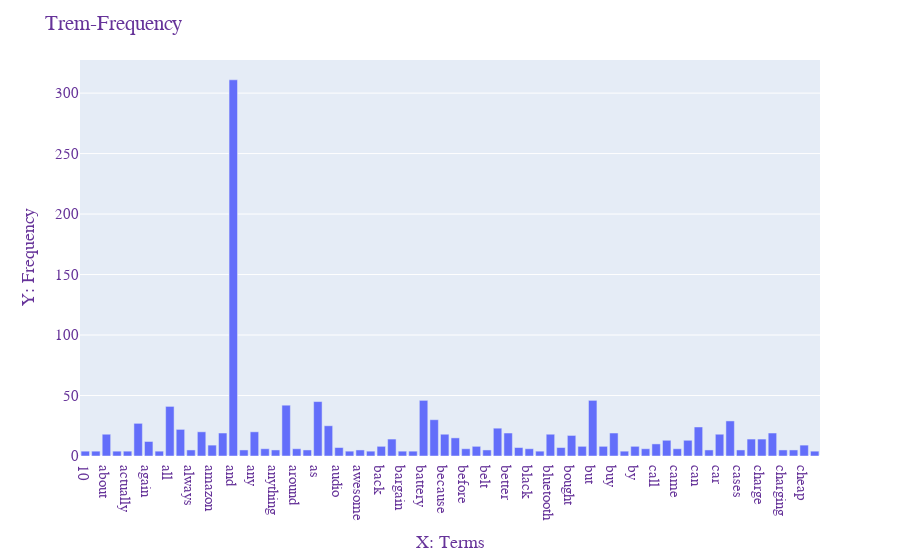

Write notebook code for a chart like this one.
### Markdown cell above
## Exercise_14
The chart above contains all the vocabulary, and it's computationally intensive to both compute and visualize. Reduce the number of terms you want to visualize.

### Code cell
import plotly.express as px

print ("For the first 300 terms, only the terms with frequency greater than 3 are shown.")

df = pd.DataFrame() 
term_name = count_vect.get_feature_names()[:300]
term_freq = term_frequencies[:300]
term_name, term_freq = zip(*((tn, tf) for tn, tf in zip(term_name, term_freq) if tf>3))
df['term_name'] = term_name
df['term_freq'] = term_freq

fig = px.bar(df, x='term_name', y='term_freq')

fig.update_layout(
    title = "Trem-Frequency",
    xaxis_title = "X: Terms",
    yaxis_title = "Y: Frequency",
    legend_title = "Legend Title",
    font = dict(
        family = "Courier New, monospace",
        size = 15,
        color = "RebeccaPurple"
    )
)

fig.show()

### Figure 1 — Plotly figure (JSON) as saved in the notebook; plotly's stock layout.template omitted (floating-point values rounded to 4 significant figures)
{"data": [{"alignmentgroup": "True", "hovertemplate": "term_name=%{x}<br>term_freq=%{y}<extra></extra>", "legendgroup": "", "marker": {"color": "#636efa", "pattern": {"shape": ""}}, "name": "", "offsetgroup": "", "orientation": "v", "showlegend": false, "textposition": "auto", "type": "bar", "x": ["10", "able", "about", "absolutely", "actually", "after", "again", "ago", "all", "also", "always", "am", "amazon", "an", "and", "another", "any", "anyone", "anything", "are", "around", "arrived", "as", "at", "audio", "away", "awesome", "awful", "back", "bad", "bargain", "bars", "battery", "be", "because", "been", "before", "being", "belt", "best", "better", "big", "black", "blue", "bluetooth", "both", "bought", "broke", "but", "buttons", "buy", "buying", "by", "cable", "call", "calls", "came", "camera", "can", "cannot", "car", "case", "cases", "cell", "charge", "charger", "charging", "charm", "cheap", "cingular"], "xaxis": "x", "y": [4, 4, 18, 4, 4, 27, 12, 4, 41, 22, 5, 20, 9, 19, 311, 5, 20, 6, 5, 42, 6, 5, 45, 25, 7, 4, 5, 4, 8, 14, 4, 4, 46, 30, 18, 15, 6, 8, 5, 23, 19, 7, 6, 4, 18, 7, 17, 8, 46, 8, 19, 4, 8, 6, 10, 13, 6, 13, 24, 5, 18, 29, 5, 14, 14, 19, 5, 5, 9, 4], "yaxis": "y"}], "layout": {"barmode": "relative", "font": {"color": "RebeccaPurple", "family": "Courier New, monospace", "size": 15}, "legend": {"title": {"text": "Legend Title"}, "tracegroupgap": 0}, "margin": {"t": 60}, "title": {"text": "Trem-Frequency"}, "xaxis": {"anchor": "y", "domain": [0, 1], "title": {"text": "X: Terms"}}, "yaxis": {"anchor": "x", "domain": [0, 1], "title": {"text": "Y: Frequency"}}}}
